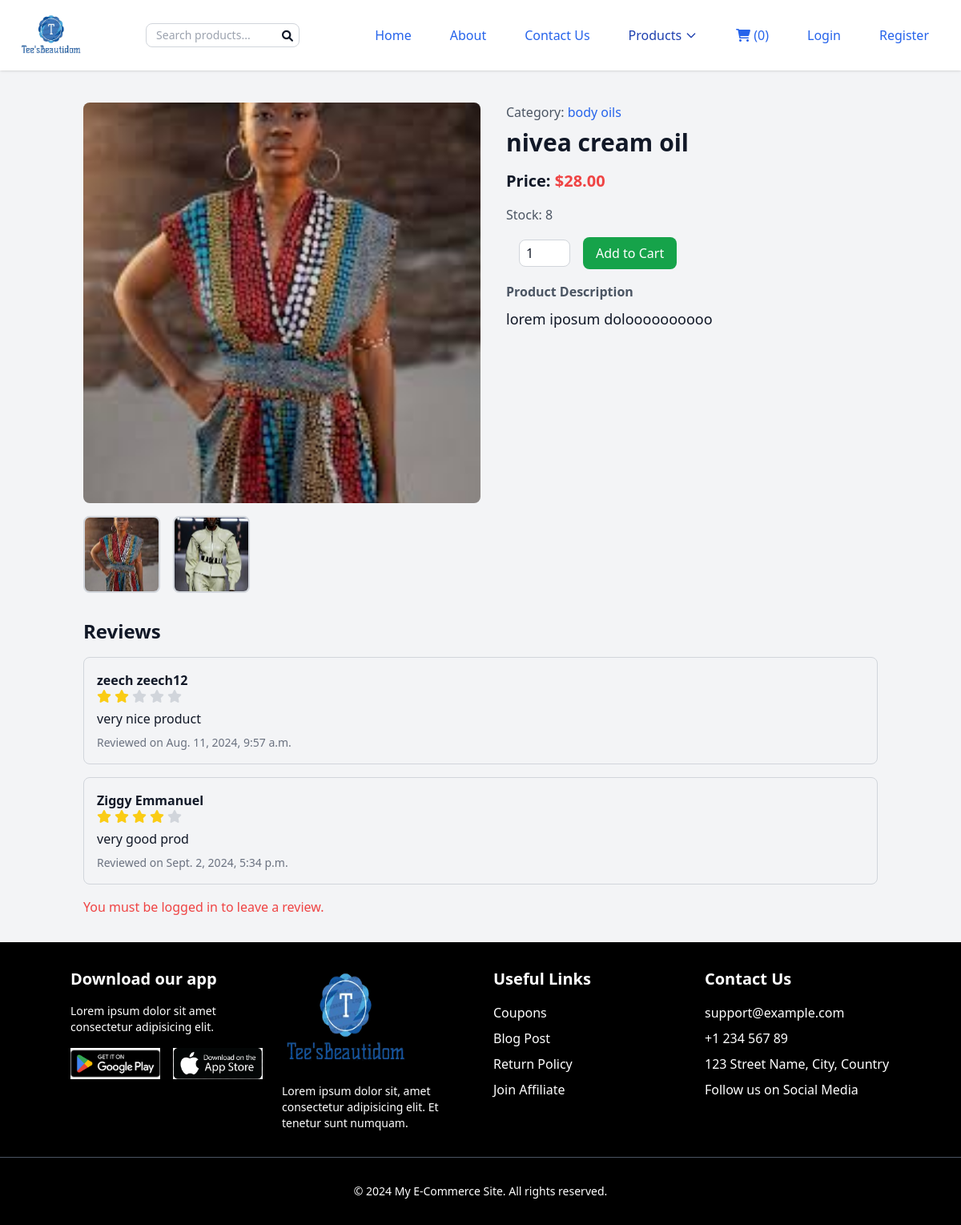
Page /product/product/2/nivea-cream-oil/ on the committed database.
### product/models.py (models this page shows, shortened)
class Product(models.Model):
    category = models.ForeignKey(Category, related_name='products', on_delete=models.CASCADE)
    name = models.CharField(max_length=255)
    slug = models.SlugField(unique=True, blank=True)
    description = models.TextField(blank=True)
    price = models.DecimalField(max_digits=10, decimal_places=2)
    discount_price = models.DecimalField(max_digits=10, decimal_places=2, blank=True, null=True)  # New field for discount price
    stock = models.PositiveIntegerField()
    available = models.BooleanField(default=True)
    created = models.DateTimeField(auto_now_add=True)
    updated = models.DateTimeField(auto_now=True)
    featured = models.BooleanField(default=False)

class ProductImage(models.Model):
    product = models.ForeignKey(Product, related_name='images', on_delete=models.CASCADE)
    image = models.ImageField(upload_to='products/%Y/%m/%d/')

class Category(models.Model):
    name = models.CharField(max_length=255)
    slug = models.SlugField(unique=True, blank=True)
    class Meta:
        ordering = ('name',)

class Review(models.Model):
    product = models.ForeignKey(Product, related_name='reviews', on_delete=models.CASCADE)
    user = models.ForeignKey(settings.AUTH_USER_MODEL, on_delete=models.CASCADE)
    rating = models.PositiveIntegerField(choices=[(i, i) for i in range(6)])  # 0 to 5 stars
    comment = models.TextField(blank=True)
    created_at = models.DateTimeField(auto_now_add=True)

### accounts/models.py (models this page shows, shortened)
class CustomUser(AbstractUser):
    username = None
    email = models.EmailField(unique=True)
    first_name = models.CharField(max_length=30, blank=True)
    last_name = models.CharField(max_length=30, blank=True)
    phone_number = PhoneNumberField(blank=True, null=True)
    USERNAME_FIELD = 'email'
    REQUIRED_FIELDS = ['first_name', 'last_name']
    objects = CustomUserManager()

### product/views.py (the view)
# urls.py: path('product/<int:id>/<slug:slug>/', views.product_detail, name='product_detail'),
def product_detail(request, id, slug):
    product = get_object_or_404(Product, id=id, slug=slug, available=True)
    reviews = product.reviews.all()
    if request.method == 'POST' and request.user.is_authenticated:
        form = ReviewForm(request.POST)
        if form.is_valid():
            review = form.save(commit=False)
            review.product = product
            review.user = request.user
            review.save()
            return redirect('product:product_detail', id=product.id, slug=product.slug)
    else:
        form = ReviewForm()
    return render(request, 'product/product_detail.html', {
        'product': product,
        'form': form,
        'reviews': reviews
    })

### product/forms.py
class ReviewForm(forms.ModelForm):
    class Meta:
        model = Review
        fields = ['rating', 'comment']
        widgets = {
            'rating': forms.RadioSelect(choices=[(i, i) for i in range(6)]),
            'comment': forms.Textarea(attrs={'rows': 4}),
        }

### order/context_processors.py (called while the page is built)
def cart_item_count(request):
    cart = request.session.get('cart', {})
    item_count = sum(cart.values())
    return {'cart_item_count': item_count}

### product/context_processors.py (called while the page is built)
def categories_processor(request):
    return {
        'categories': Category.objects.all()
    }

### product/templates/product/product_detail.html (shortened to what this page needs)
{% extends 'base.html' %}
{% block content %}
    <div class="container mx-auto py-8 px-4">
        <div class="flex flex-col md:flex-row">
            <div class="md:w-1/2 mb-6 md:mb-0">
                <img id="mainImage" src="{{ product.images.first.image.url }}" alt="{{ product.name }}" class="w-full h-auto mb-4 transition-transform duration-300 ease-in-out rounded-lg" style="max-height: 500px; object-fit: cover;">
                <div class="flex space-x-4">
                    {% for image in product.images.all %}
                        <img src="{{ image.image.url }}" alt="{{ product.name }}" class="w-24 h-24 object-cover cursor-pointer border-2 border-gray-300 hover:border-blue-500 transition-all duration-300 rounded-lg" onclick="changeMainImage('{{ image.image.url }}')">
                    {% endfor %}
                </div>
            </div>
            <div class="md:w-1/2 md:pl-8">
                <p class="text-gray-600 mb-2">Category:
                    <a href="{% url 'product:product_list_by_category' category_slug=product.category.slug %}" class="text-blue-600 hover:underline">{{ product.category.name }}</a>
                </p>
                <h1 class="text-3xl font-bold mb-4">{{ product.name }}</h1>
                <p class="text-xl font-semibold mb-4">Price: <span class="text-red-500">${{ product.discount_price|default:product.price }}</span></p>
                <p class="text-gray-600 mb-4">Stock: {{ product.stock }}</p>
                <form action="{% url 'order:add_to_cart' product.id %}" method="post" class="flex items-center space-x-4 mb-4">
                    <input type="number" id="quantity" name="quantity" min="1" value="1" class="w-16 px-2 py-1 border border-gray-300 rounded-lg focus:ring-blue-500 focus:border-blue-500">
                    <button type="submit" class="bg-green-600 text-white px-4 py-2 rounded-lg hover:bg-green-700">Add to Cart</button>
                </form>
                <p class="text-gray-600 font-bold mb-2">Product Description
                <p class="text-lg mb-4">{{ product.description }}</p>
            </div>
        </div>
        <div class="mt-8">
            <h2 class="text-2xl font-semibold mb-4">Reviews</h2>
            <div class="space-y-4">
                {% for review in reviews %}
                    <div class="border border-gray-300 p-4 rounded-lg">
                        <p class="font-semibold">{{ review.user.first_name }} {{ review.user.last_name }}</p>
                        <div class="flex space-x-1 text-yellow-500">
                            {% for i in "12345" %}
                                <i class="fas fa-star {% if review.rating >= i|add:'0' %}text-yellow-400{% else %}text-gray-300{% endif %}"></i>
                            {% endfor %}
                        </div>
                        <p class="mt-2">{{ review.comment }}</p>
                        <p class="text-sm text-gray-500 mt-2">Reviewed on {{ review.created_at }}</p>
                    </div>
                {% empty %}
                    <p class="text-gray-600">No reviews yet.</p>
                {% endfor %}
            </div>
        </div>
            {% if user.is_authenticated %}
                <div class="mt-8">
                    <h2 class="text-2xl font-semibold mb-4">Leave a Review</h2>
                    <form method="post" class="space-y-4">
                        {% csrf_token %}
                        <div>
                            <label class="block text-sm font-medium text-gray-700 mb-2">Rating</label>
                            <div class="flex space-x-2 text-yellow-400" id="starRating">
                                {% for i in "12345" %}
                                    <label for="rating_{{ i }}" class="cursor-pointer">
                                        <input type="radio" id="rating_{{ i }}" name="rating" value="{{ i }}" class="sr-only" {% if form.rating.value == i %} checked {% endif %}>
                                        <i class="fas fa-star {% if form.rating.value >= i %} text-yellow-400 {% else %} text-gray-300 {% endif %}" data-value="{{ i }}"></i>
                                    </label>
                                {% endfor %}
                            </div>
                        </div>
                        <div>
                            <label for="id_comment" class="block text-sm font-medium text-gray-700">Comment</label>
                            <textarea name="comment" id="id_comment" rows="4" class="mt-1 block w-full px-3 py-2 border border-gray-300 rounded-lg focus:ring-blue-500 focus:border-blue-500 sm:text-sm">{{ form.comment.value }}</textarea>
                        </div>
                        <button type="submit" class="w-full bg-blue-600 text-white px-4 py-2 rounded-lg hover:bg-blue-700">Submit Review</button>
                    </form>
                </div>
            {% else %}
                <p class="text-red-500 mt-4">You must be logged in to leave a review.</p>
            {% endif %}
        </div>
{% endblock %}

### rows in the picture
Product: images.first.image (picture), category.name "body oils", name "nivea cream oil", discount_price "28.00", stock "8", description "lorem iposum doloooooooooo"
ProductImage: image (picture)
ProductImage: image (picture)
Review: user.first_name "zeech", user.last_name "zeech12", rating 2 (drawn), comment "very nice product", created_at "Aug. 11, 2024, 9:57 a.m."
Review: user.first_name "Ziggy", user.last_name "Emmanuel", rating 4 (drawn), comment "very good prod", created_at "Sept. 2, 2024, 5:34 p.m."

### other values in the picture
{{ cart_item_count }} "0"
